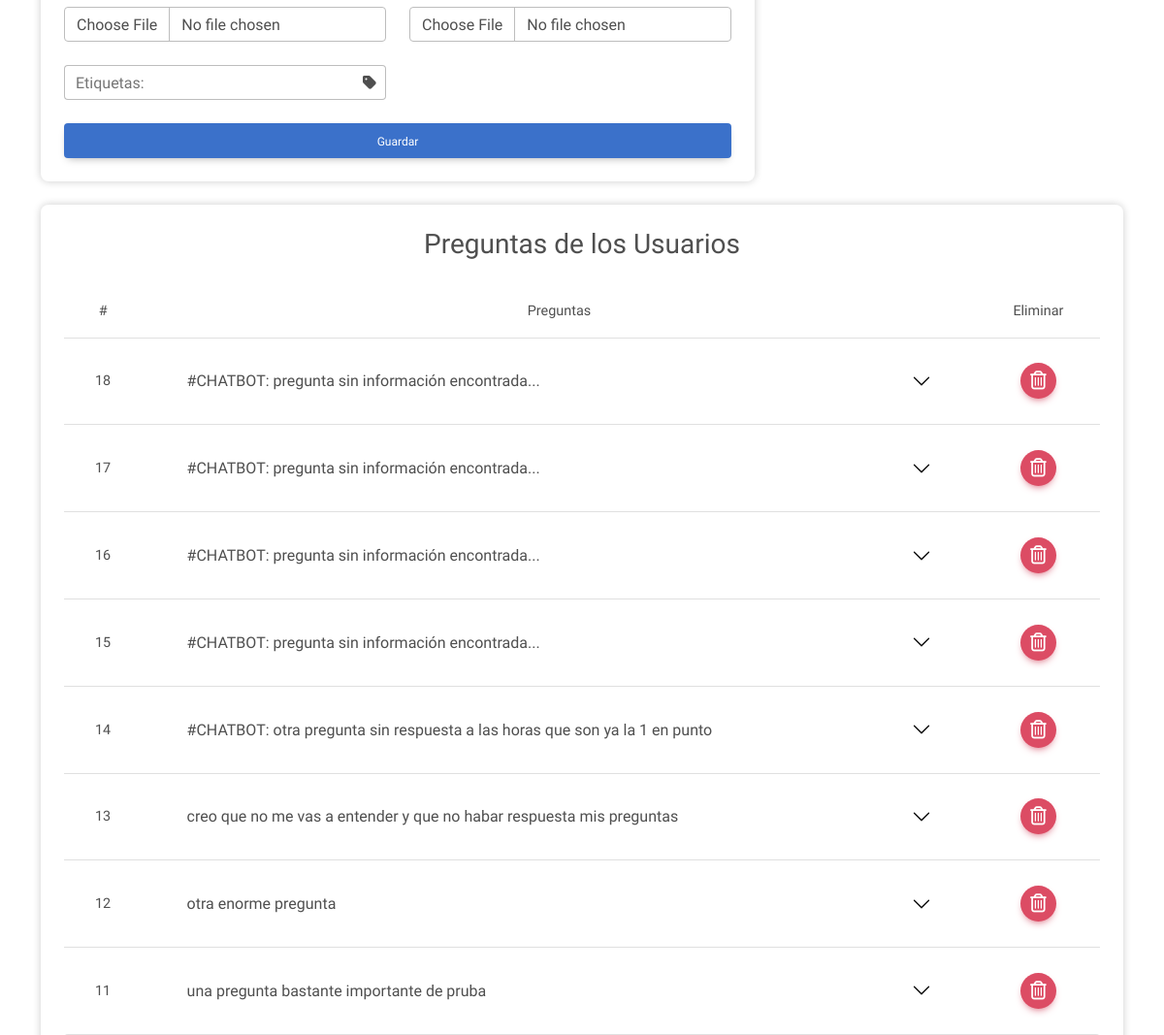
/administracion/base_de_datos/ (signed in, middle part), run on an earlier commit of the app's database.
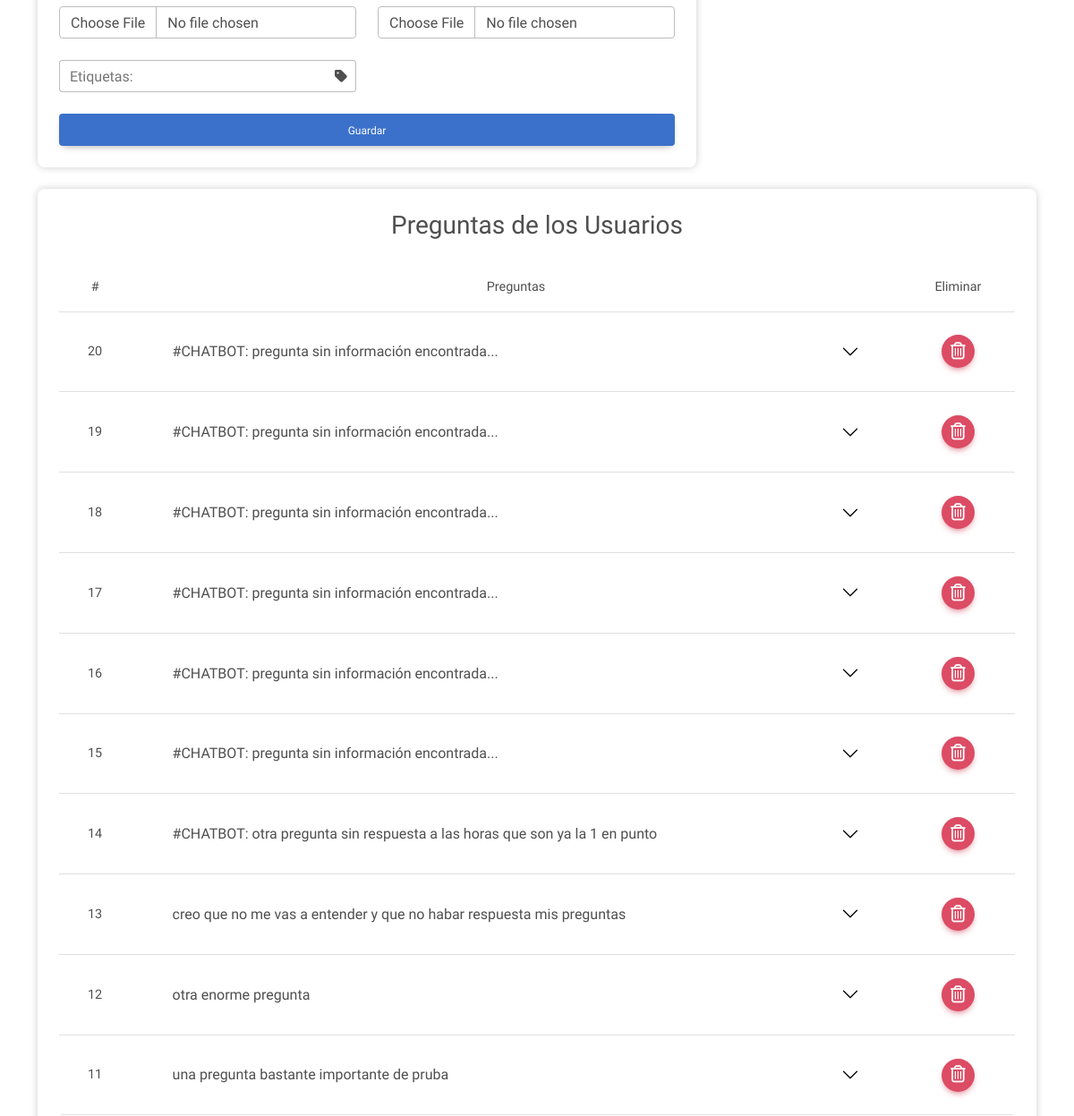
And on a later commit of the database.
### cross_asistent/models.py (models this page shows)
class Preguntas(models.Model):
    pregunta = models.CharField(max_length=150)
    descripcion = models.TextField(blank=True)
    fecha = models.DateTimeField(auto_now_add=True)
    class Meta:
        verbose_name = "Pregunta"
        verbose_name_plural = "Preguntas"

### cross_asistent/views.py (the view)
# urls.py: path('administracion/base_de_datos/', views.database_page, name='database_page'),
@login_required
@never_cache
def database_page(request):
    context = { 'active_page':'database','pages':functions.pages, 'preguntas_sending':questions_all, 'categorias':categoriasFilter, 'categoriasall':categoriasall }
    return render(request, 'admin/database.html', context)

### cross_asistent/templates/admin/database.html (shortened to what the changed rows need)
{% extends 'base/widget.html' %}
{% load static %}
{% block extra_head %}
<link rel="stylesheet" href="https://cdn.datatables.net/1.13.1/css/dataTables.bootstrap5.min.css" />
{% endblock %}
{% block content %}
<main class="container container-fluid py-5">
    <div class="row">
        <section class="mb-4" id="preguntasEnviadas">
            <div class="card">
                <div class="card-body">
                    {% if preguntas_sending %}
                    <div class="table-responsive rounded" id="table-container">
                        <table class="table table_odd align-middle m-0">
                            <thead>
                                <tr class="text-center">
                                    <th class="d-none d-md-table-cell">#</th>
                                    <th>Preguntas</th>
                                    <th>Eliminar</th>
                                </tr>
                            </thead>
                            <tbody>
                                {% for question in preguntas_sending %}
                                <tr class="table_odd_items">
                                    <td class="text-center d-none d-md-table-cell">{{question.id}}</td>
                                    <td>
                                        <div class="accordion accordion-borderless" id="questionList">
                                            <div class="accordion-item">
                                                <h2 class="accordion-header" id="heading_{{question.id}}">
                                                    <div data-mdb-collapse-init class="accordion-button collapsed" type="button" data-mdb-toggle="collapse"
                                                        data-mdb-target="#collapse_{{question.id}}" aria-expanded="false"
                                                        aria-controls="collapse_{{question.id}}">
                                                        {{question.pregunta}}
                                                    </div>
                                                </h2>
                                            </div>
                                        </div>
                                    </td>
                                    <td>
                                        <div class="d-flex justify-content-center align-items-center">
                                            <form method="post" action="{% url 'question_deleted' %}" data-submit-form>
                                                <button title="Editar Usuario" type="submit" class="btn btn-floating btn-danger">
                                                    <i class="fa-regular fa-trash-can fs-12"></i>
                                                </button>
                                            </form>
                                        </div>
                                    </td>
                                </tr>
                                {% endfor %}
                            </tbody>
                        </table>
                    </div>
                    {% else %}
                    <div class="text-center">
                        <p class="lead m-0">No hay preguntas por el momento.</p>
                    </div>
                    {% endif %}
                </div>
        </section>
    </div>
</main>
{% endblock %}

What changed in the data, as far as the page shows it:
added Preguntas: id "20", pregunta "#CHATBOT: pregunta sin información encontrada..."
added Preguntas: id "19", pregunta "#CHATBOT: pregunta sin información encontrada..."
